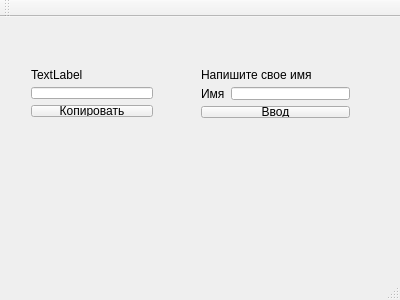
<?xml version="1.0" encoding="UTF-8"?>
<ui version="4.0">
 <class>MainWindow</class>
 <widget class="QMainWindow" name="MainWindow">
  <property name="geometry">
   <rect>
    <x>0</x>
    <y>0</y>
    <width>400</width>
    <height>300</height>
   </rect>
  </property>
  <property name="windowTitle">
   <string>MainWindow</string>
  </property>
  <widget class="QWidget" name="centralWidget">
   <widget class="QWidget" name="">
    <property name="geometry">
     <rect>
      <x>20</x>
      <y>40</y>
      <width>144</width>
      <height>71</height>
     </rect>
    </property>
    <layout class="QVBoxLayout" name="verticalLayout">
     <item>
      <widget class="QLabel" name="label">
       <property name="text">
        <string>TextLabel</string>
       </property>
      </widget>
     </item>
     <item>
      <widget class="QLineEdit" name="lineEdit"/>
     </item>
     <item>
      <widget class="QPushButton" name="pushButton">
       <property name="text">
        <string>Копировать</string>
       </property>
      </widget>
     </item>
    </layout>
   </widget>
   <widget class="QWidget" name="">
    <property name="geometry">
     <rect>
      <x>190</x>
      <y>40</y>
      <width>171</width>
      <height>72</height>
     </rect>
    </property>
    <layout class="QVBoxLayout" name="verticalLayout_2">
     <item>
      <widget class="QLabel" name="name_label">
       <property name="text">
        <string>Напишите свое имя</string>
       </property>
      </widget>
     </item>
     <item>
      <layout class="QHBoxLayout" name="horizontalLayout">
       <item>
        <widget class="QLabel" name="label_nameText">
         <property name="text">
          <string>Имя</string>
         </property>
        </widget>
       </item>
       <item>
        <widget class="QLineEdit" name="name_line">
         <property name="toolTip">
          <string>&lt;html&gt;&lt;head/&gt;&lt;body&gt;&lt;p&gt;Введите ваше имя&lt;/p&gt;&lt;/body&gt;&lt;/html&gt;</string>
         </property>
        </widget>
       </item>
      </layout>
     </item>
     <item>
      <widget class="QPushButton" name="sayhi_button">
       <property name="text">
        <string>Ввод</string>
       </property>
      </widget>
     </item>
    </layout>
   </widget>
  </widget>
  <widget class="QMenuBar" name="menuBar">
   <property name="geometry">
    <rect>
     <x>0</x>
     <y>0</y>
     <width>400</width>
     <height>21</height>
    </rect>
   </property>
  </widget>
  <widget class="QToolBar" name="mainToolBar">
   <attribute name="toolBarArea">
    <enum>TopToolBarArea</enum>
   </attribute>
   <attribute name="toolBarBreak">
    <bool>false</bool>
   </attribute>
  </widget>
  <widget class="QStatusBar" name="statusBar"/>
 </widget>
 <layoutdefault spacing="6" margin="11"/>
 <resources/>
 <connections/>
</ui>
